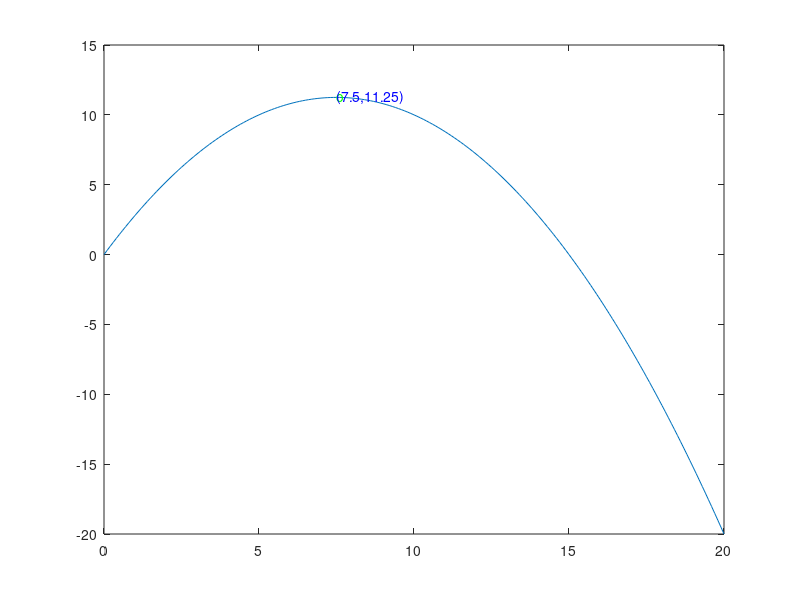

Write MATLAB code to recreate this figure.
x=[0:0.1:20];
y = (80+2.*x).*(8-0.1.*x)-5.*x-640;
plot(x,y);
p=find(y==max(y));
text(x(p),y(p),'o','color','g');
text(x(p),y(p),['(',num2str(x(p)),',',num2str(y(p)),')'],'color','b');
